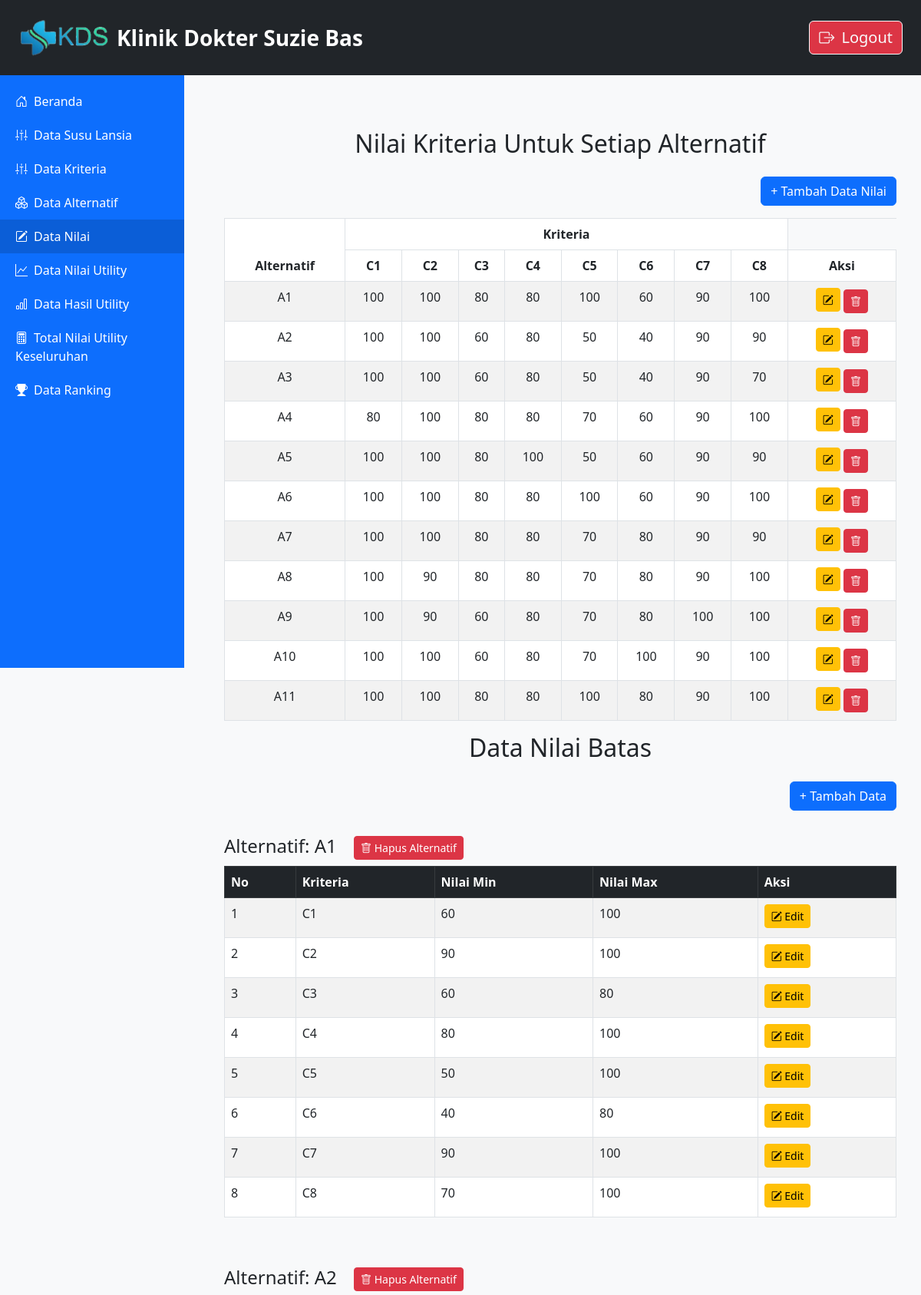
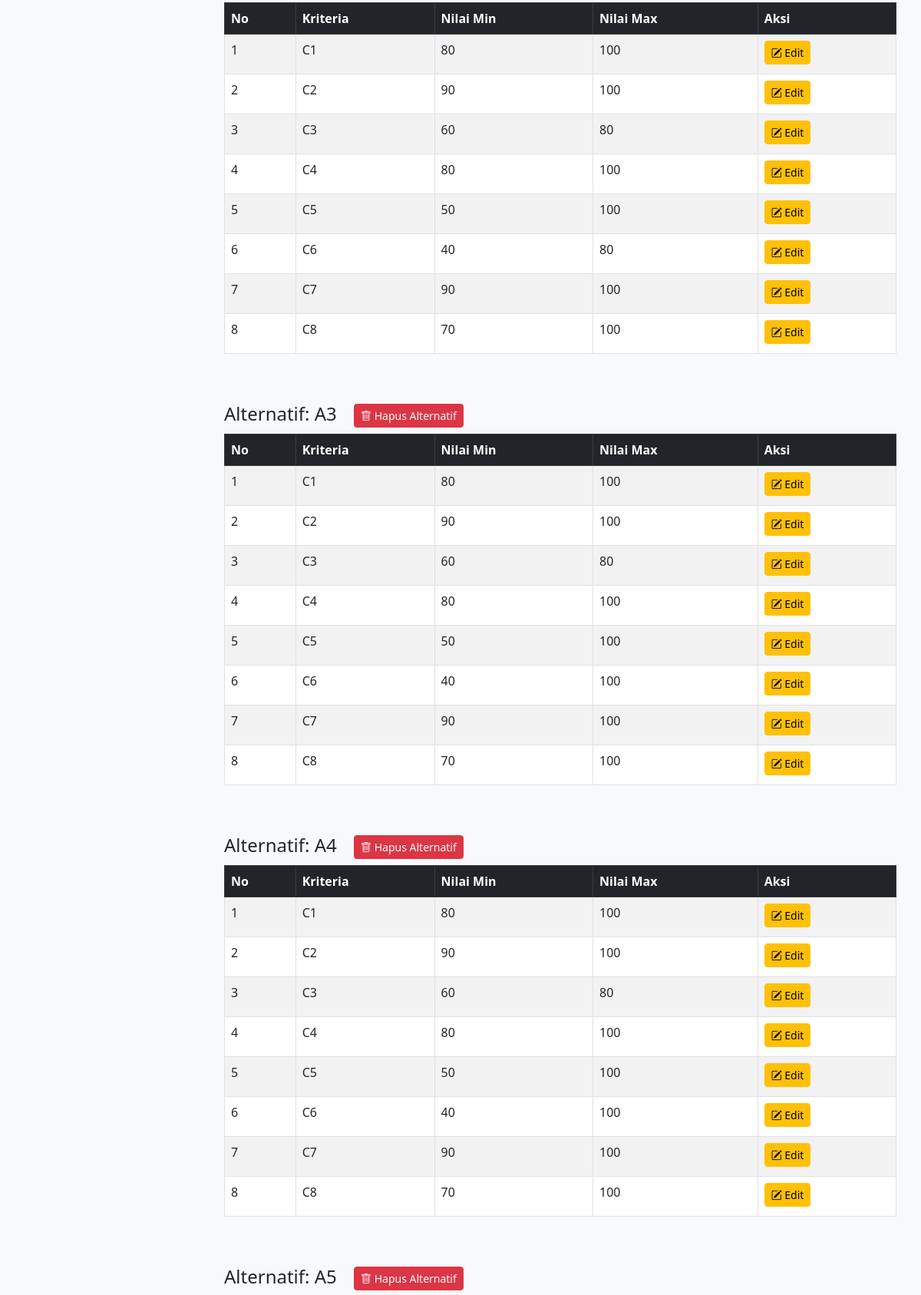
Page /datanilai.php (upper part) on the committed database (2 pictures, top to bottom).
### tables this page shows
CREATE TABLE `nilai` (
  `id` int(11) NOT NULL,
  `alternatif` varchar(10) DEFAULT NULL,
  `C1` int(11) DEFAULT NULL,
  `C2` int(11) DEFAULT NULL,
  `C3` int(11) DEFAULT NULL,
  `C4` int(11) DEFAULT NULL,
  `C5` int(11) DEFAULT NULL,
  `C6` int(11) DEFAULT NULL,
  `C7` int(11) DEFAULT NULL,
  `C8` int(11) DEFAULT NULL
);

CREATE TABLE `nilai_batas` (
  `id` int(11) NOT NULL,
  `alternatif` varchar(10) DEFAULT NULL,
  `kriteria` varchar(10) DEFAULT NULL,
  `nilai_min` int(11) DEFAULT NULL,
  `nilai_max` int(11) DEFAULT NULL
);

### datanilai.php (the view, shortened to what this page needs)
<?php
include 'config.php';
$sql = "SELECT * FROM nilai";
$result = $conn->query($sql);
$query = mysqli_query($conn, "SELECT * FROM nilai_batas ORDER BY alternatif ASC, kriteria ASC");
$data = [];
while ($row = mysqli_fetch_assoc($query)) {
    $data[$row['alternatif']][] = $row;
}
?>
<!DOCTYPE html>
<html lang="id">
<head>
    <link href="https://cdn.jsdelivr.net/npm/bootstrap@5.3.0/dist/css/bootstrap.min.css" rel="stylesheet">
    <link href="https://cdn.jsdelivr.net/npm/bootstrap-icons@1.10.5/font/bootstrap-icons.css" rel="stylesheet">
</head>
<body>
<nav class="navbar navbar-expand-lg navbar-dark bg-dark fixed-top">
    <div class="container-fluid px-4">
        <a class="navbar-brand d-flex align-items-center" >
            <img src="logo.png" alt="Logo" width="120" class="d-inline-block align-text-top me-2">
            <span>Klinik Dokter Suzie Bas</span>
        </a>
        <div class="d-flex ms-auto">
            <a href="logout.php" class="btn btn-danger btn-outline-light fs-5">
                <i class="bi bi-box-arrow-right me-1"></i> Logout
            </a>
        </div>
    </div>
</nav>
    <div class="sidebar">
        <a href="home.php" style="margin-top: 20px;"><i class="bi bi-house-door me-2"></i>Beranda</a>
        <a href="datasusulansia.php"><i class="bi bi-sliders2-vertical me-2"></i>Data Susu Lansia</a>
        <a href="datakriteria.php"><i class="bi bi-sliders2-vertical me-2"></i>Data Kriteria</a>
        <a href="dataalternatif.php"><i class="bi bi-boxes me-2"></i>Data Alternatif</a>
        <a href="datanilai.php" class="active"><i class="bi bi-pencil-square me-2"></i>Data Nilai</a>
        <a href="datanilaiutility.php"><i class="bi bi-graph-up me-2"></i>Data Nilai Utility</a>
        <a href="datahasilutility.php"><i class="bi bi-bar-chart me-2"></i>Data Hasil Utility</a>
        <a href="datatotalnilaiutilitykeseluruhan.php"><i class="bi bi-calculator me-2"></i>Total Nilai Utility Keseluruhan</a>
        <a href="dataranking.php"><i class="bi bi-trophy-fill me-2"></i>Data Ranking</a>
    </div>
    <div class="main-content">
        <div class="container mt-5 mb-5">
            <h2 class="text-center mb-4">Nilai Kriteria Untuk Setiap Alternatif</h2>
            <div class="text-end mb-3">
                <a href="tambahnilai.php" class="btn btn-primary">+ Tambah Data Nilai</a>
            </div>
            <div class="table-responsive">
                <table class="table table-bordered table-striped text-center">
                    <thead>
                        <tr>
                            <th rowspan="2">Alternatif</th>
                            <th colspan="8">Kriteria</th>
                        </tr>
                        <tr>
                            <th>C1</th>
                            <th>C2</th>
                            <th>C3</th>
                            <th>C4</th>
                            <th>C5</th>
                            <th>C6</th>
                            <th>C7</th>
                            <th>C8</th>
                            <th>Aksi</th>
                        </tr>
                    </thead>
                    <tbody>
                        <?php
                        if ($result->num_rows > 0) {
                            while ($row = $result->fetch_assoc()) {
                                echo "<tr>";
                                echo "<td>" . htmlspecialchars($row["alternatif"]) . "</td>";
                                echo "<td>" . $row["C1"] . "</td>";
                                echo "<td>" . $row["C2"] . "</td>";
                                echo "<td>" . $row["C3"] . "</td>";
                                echo "<td>" . $row["C4"] . "</td>";
                                echo "<td>" . $row["C5"] . "</td>";
                                echo "<td>" . $row["C6"] . "</td>";
                                echo "<td>" . $row["C7"] . "</td>";
                                echo "<td>" . $row["C8"] . "</td>";
                                echo "<td>
                                <a href='editnilai.php?id=" . $row["id"] . "' class='btn btn-sm btn-warning mb-1'><i class='bi bi-pencil-square'></i></a>
                                <a href='deletenilai.php?id=" . $row["id"] . "' class='btn btn-sm btn-danger' onclick='return confirm(\"Apakah Anda yakin ingin menghapus nilai ini?\");'><i class='bi bi-trash'></i></a>
                              </td>";
                                echo "</tr>";
                            }
                        } else {
                            echo "<tr><td colspan='11'>Tidak ada data nilai</td></tr>";
                        }
                        ?>
                    </tbody>
                </table>
            </div>
            <h2 class="text-center mb-4">Data Nilai Batas</h2>
            <div class="text-end mb-3">
            <a href="tambahnilaibatas.php" class="btn btn-primary mb-3">+ Tambah Data</a>
            </div>
            <?php
            uksort($data, function ($a, $b) {
                preg_match('/\d+/', $a, $matchesA);
                preg_match('/\d+/', $b, $matchesB);
                $numA = isset($matchesA[0]) ? (int)$matchesA[0] : 0;
                $numB = isset($matchesB[0]) ? (int)$matchesB[0] : 0;
                return $numA <=> $numB;
            });
            ?>
<?php foreach ($data as $alternatif => $nilai_list): ?>
    <h4>
        Alternatif: <?= htmlspecialchars($alternatif); ?>
        <a href="hapusalternatif.php?alternatif=<?= urlencode($alternatif); ?>"
           class="btn btn-sm btn-danger ms-3"
           onclick="return confirm('Yakin ingin menghapus semua data untuk alternatif ini?');">
            <i class="bi bi-trash"></i> Hapus Alternatif
        </a>
    </h4>
    <div class="table-responsive mb-5">
        <table class="table table-bordered table-striped">
            <thead class="table-dark">
                <tr>
                    <th>No</th>
                    <th>Kriteria</th>
                    <th>Nilai Min</th>
                    <th>Nilai Max</th>
                    <th>Aksi</th>
                </tr>
            </thead>
            <tbody>
                <?php if (!empty($nilai_list)): ?>
                    <?php $no = 1;
                    foreach ($nilai_list as $row): ?>
                        <tr>
                            <td><?= $no++; ?></td>
                            <td><?= htmlspecialchars($row['kriteria']); ?></td>
                            <td><?= htmlspecialchars($row['nilai_min']); ?></td>
                            <td><?= htmlspecialchars($row['nilai_max']); ?></td>
                            <td>
                                <a href="editnilaibatas.php?id=<?= urlencode($row['id']); ?>" class="btn btn-sm btn-warning mb-1">
                                    <i class="bi bi-pencil-square"></i> Edit
                                </a>
                            </td>
                        </tr>
                    <?php endforeach; ?>
                <?php else: ?>
                    <tr>
                        <td colspan="5" class="text-center">Tidak ada data.</td>
                    </tr>
                <?php endif; ?>
            </tbody>
        </table>
    </div>
<?php endforeach; ?>
        </div>
    </div>
</body>
</html>

### datanilai.php (style rules this page uses)
body { background-color: #f8f9fa; }
.sidebar { height: 100vh; position: fixed; top: 70px; left: 0; width: 240px; background-color: #0d6efd; color: white; padding-top: 20px; }
.sidebar a { color: white; text-decoration: none; padding: 10px 20px; display: block; }
.sidebar a:hover, .sidebar a.active { background-color: #0b5ed7; }
.main-content { margin-left: 260px; margin-top: 90px; padding: 30px 20px; }
.table-responsive { overflow-x: auto; }
.navbar { z-index: 1030; }
.navbar-brand span { font-size: 28px; font-weight: bold; }

### rows in the picture
nilai: alternatif "A1", C1 "100", C2 "100", C3 "80", C4 "80", C5 "100", C6 "60", C7 "90", C8 "100"
nilai: alternatif "A2", C1 "100", C2 "100", C3 "60", C4 "80", C5 "50", C6 "40", C7 "90", C8 "90"
nilai: alternatif "A3", C1 "100", C2 "100", C3 "60", C4 "80", C5 "50", C6 "40", C7 "90", C8 "70"
nilai: alternatif "A4", C1 "80", C2 "100", C3 "80", C4 "80", C5 "70", C6 "60", C7 "90", C8 "100"
nilai: alternatif "A5", C1 "100", C2 "100", C3 "80", C4 "100", C5 "50", C6 "60", C7 "90", C8 "90"
nilai: alternatif "A6", C1 "100", C2 "100", C3 "80", C4 "80", C5 "100", C6 "60", C7 "90", C8 "100"
nilai: alternatif "A7", C1 "100", C2 "100", C3 "80", C4 "80", C5 "70", C6 "80", C7 "90", C8 "90"
nilai: alternatif "A8", C1 "100", C2 "90", C3 "80", C4 "80", C5 "70", C6 "80", C7 "90", C8 "100"
nilai: alternatif "A9", C1 "100", C2 "90", C3 "60", C4 "80", C5 "70", C6 "80", C7 "100", C8 "100"
nilai: alternatif "A10", C1 "100", C2 "100", C3 "60", C4 "80", C5 "70", C6 "100", C7 "90", C8 "100"
nilai: alternatif "A11", C1 "100", C2 "100", C3 "80", C4 "80", C5 "100", C6 "80", C7 "90", C8 "100"
nilai_batas: kriteria "C1", nilai_min "60", nilai_max "100"
nilai_batas: kriteria "C2", nilai_min "90", nilai_max "100"
nilai_batas: kriteria "C3", nilai_min "60", nilai_max "80"
nilai_batas: kriteria "C4", nilai_min "80", nilai_max "100"
nilai_batas: kriteria "C5", nilai_min "50", nilai_max "100"
nilai_batas: kriteria "C6", nilai_min "40", nilai_max "80"
nilai_batas: kriteria "C7", nilai_min "90", nilai_max "100"
nilai_batas: kriteria "C8", nilai_min "70", nilai_max "100"
nilai_batas: kriteria "C1", nilai_min "80", nilai_max "100"
nilai_batas: kriteria "C2", nilai_min "90", nilai_max "100"
nilai_batas: kriteria "C3", nilai_min "60", nilai_max "80"
nilai_batas: kriteria "C4", nilai_min "80", nilai_max "100"
nilai_batas: kriteria "C5", nilai_min "50", nilai_max "100"
nilai_batas: kriteria "C6", nilai_min "40", nilai_max "80"
nilai_batas: kriteria "C7", nilai_min "90", nilai_max "100"
nilai_batas: kriteria "C8", nilai_min "70", nilai_max "100"
nilai_batas: kriteria "C1", nilai_min "80", nilai_max "100"
nilai_batas: kriteria "C2", nilai_min "90", nilai_max "100"
nilai_batas: kriteria "C3", nilai_min "60", nilai_max "80"
nilai_batas: kriteria "C4", nilai_min "80", nilai_max "100"
nilai_batas: kriteria "C5", nilai_min "50", nilai_max "100"
nilai_batas: kriteria "C6", nilai_min "40", nilai_max "100"
nilai_batas: kriteria "C7", nilai_min "90", nilai_max "100"
nilai_batas: kriteria "C8", nilai_min "70", nilai_max "100"
nilai_batas: kriteria "C1", nilai_min "80", nilai_max "100"
nilai_batas: kriteria "C2", nilai_min "90", nilai_max "100"
nilai_batas: kriteria "C3", nilai_min "60", nilai_max "80"
nilai_batas: kriteria "C4", nilai_min "80", nilai_max "100"
nilai_batas: kriteria "C5", nilai_min "50", nilai_max "100"
nilai_batas: kriteria "C6", nilai_min "40", nilai_max "100"
nilai_batas: kriteria "C7", nilai_min "90", nilai_max "100"
nilai_batas: kriteria "C8", nilai_min "70", nilai_max "100"

### other values in the picture
$alternatif "A1"
$alternatif "A2"
$alternatif "A3"
$alternatif "A4"
$alternatif "A5"
